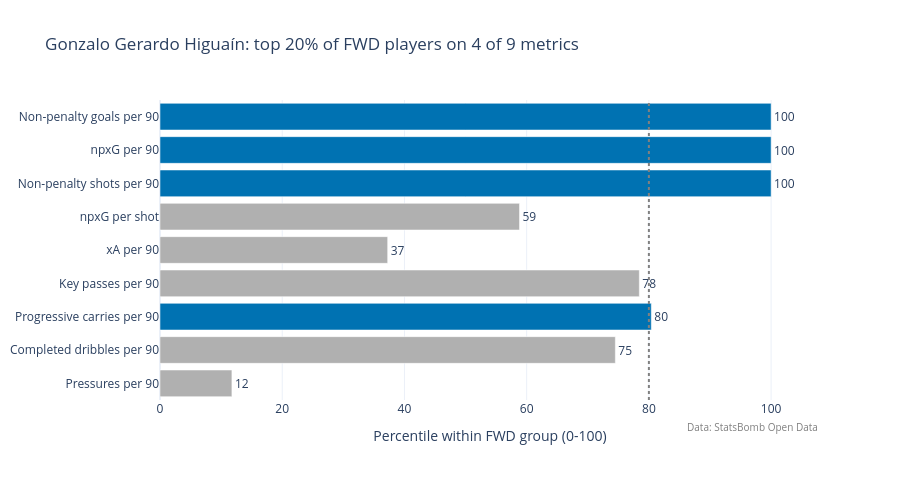

Write notebook code for a chart like this one.
### Code cell
fig = plots.percentile_bars(percentiles, TARGET_PLAYER)
fig

### Figure 1 — Plotly figure (JSON) as saved in the notebook; plotly's stock layout.template omitted (floating-point values rounded to 4 significant figures)
{"data": [{"customdata": [11.8, 1.145, 2.76, 1.439, 0.07249, 0.1267, 5.255, 0.6657, 0.9688], "hovertemplate": "%{y}: %{customdata:.2f} (percentile %{x:.0f})<extra></extra>", "marker": {"color": ["#B0B0B0", "#B0B0B0", "#0072B2", "#B0B0B0", "#B0B0B0", "#B0B0B0", "#0072B2", "#0072B2", "#0072B2"]}, "orientation": "h", "text": [12.0, 75.0, 80.0, 78.0, 37.0, 59.0, 100.0, 100.0, 100.0], "textposition": "outside", "type": "bar", "x": [11.76, 74.51, 80.39, 78.43, 37.25, 58.82, 100.0, 100.0, 100.0], "y": ["Pressures per 90", "Completed dribbles per 90", "Progressive carries per 90", "Key passes per 90", "xA per 90", "npxG per shot", "Non-penalty shots per 90", "npxG per 90", "Non-penalty goals per 90"]}], "layout": {"annotations": [{"font": {"color": "grey", "size": 10}, "showarrow": false, "text": "Data: StatsBomb Open Data", "x": 1, "xanchor": "right", "xref": "paper", "y": -0.12, "yref": "paper"}], "height": 480, "margin": {"l": 10}, "shapes": [{"line": {"color": "grey", "dash": "dot"}, "type": "line", "x0": 80, "x1": 80, "xref": "x", "y0": 0, "y1": 1, "yref": "y domain"}], "title": {"text": "Gonzalo Gerardo Higuaín: top 20% of FWD players on 4 of 9 metrics"}, "xaxis": {"range": [0, 108], "title": {"text": "Percentile within FWD group (0-100)"}}}}
